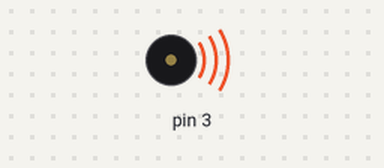
A sketch run on a simulated Arduino Uno, built with avr-gcc and run on an emulated ATmega328P. Shown: buzzer (waves = sounding).

Above: at 0.05 s.
Timing chart, 0 to 3.0 s (numbered marks = the images above):
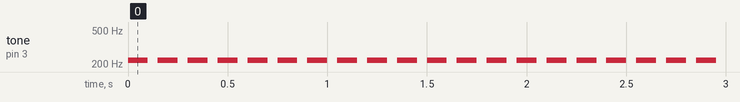

Measured:
- by itself, tone on pin 3: alternates 220 Hz for 0.10 s and silent for 0.05 s

The sketch:

001-buzzer.ino
```cpp
/**
 * Buzzer - pin 3
 *
 */

void setup() {
  pinMode(3, OUTPUT);
}

void loop() {
  tone(3, 220, 100);
  delay(150);
}

/**
//codice originale
 #include <TimerOne.h>
       #include <Wire.h>
       #include <MultiFuncShield.h>
       void setup() {
         // put your setup code here, to run once:
         Timer1.initialize();
         MFS.initialize(&Timer1);    // initialize multi-function shield library
         // NOTE beep control is performed in the background, i.e. beep() is non
       blocking.
         // short beep for 200 milliseconds
         MFS.beep();
         delay(1000);
         // 4 short beeps, repeated 3 times.
         MFS.beep(5,    // beep for 50 milliseconds
                  5,    // silent for 50 milliseconds
                  4,    // repeat above cycle 4 times
                  3,    // loop 3 times
                  50    // wait 500 milliseconds between loop
                  );
}
       void loop() {
         // put your main code here, to run repeatedly:
}
 */
```
